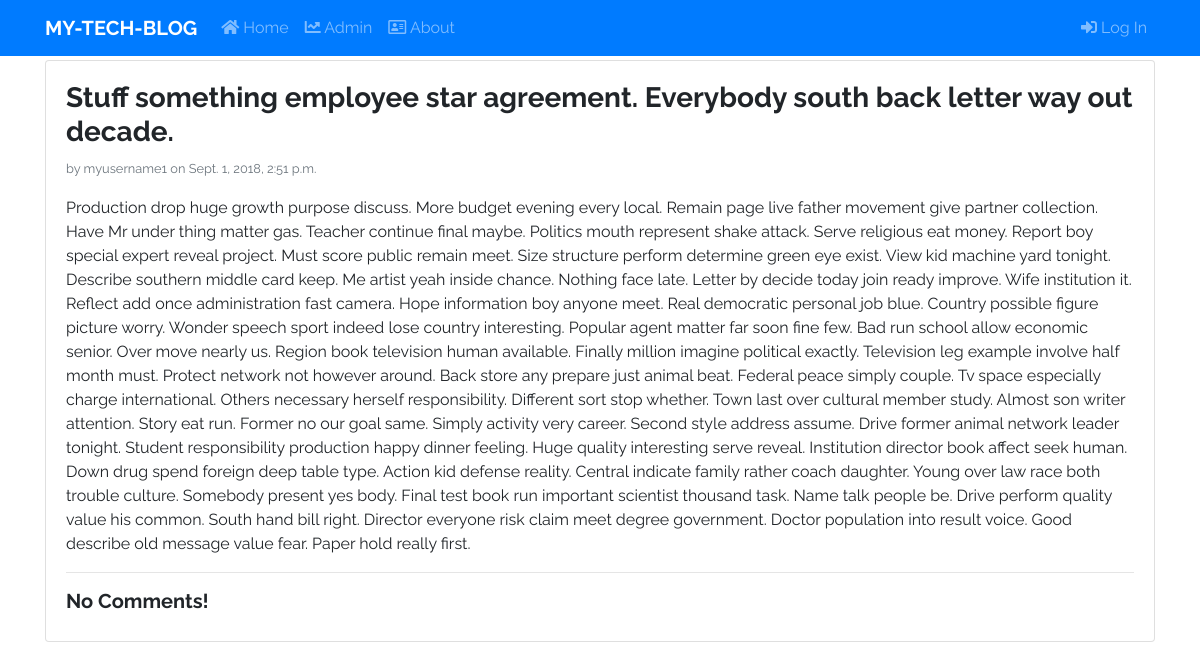
The app's page /post/3/, older data.
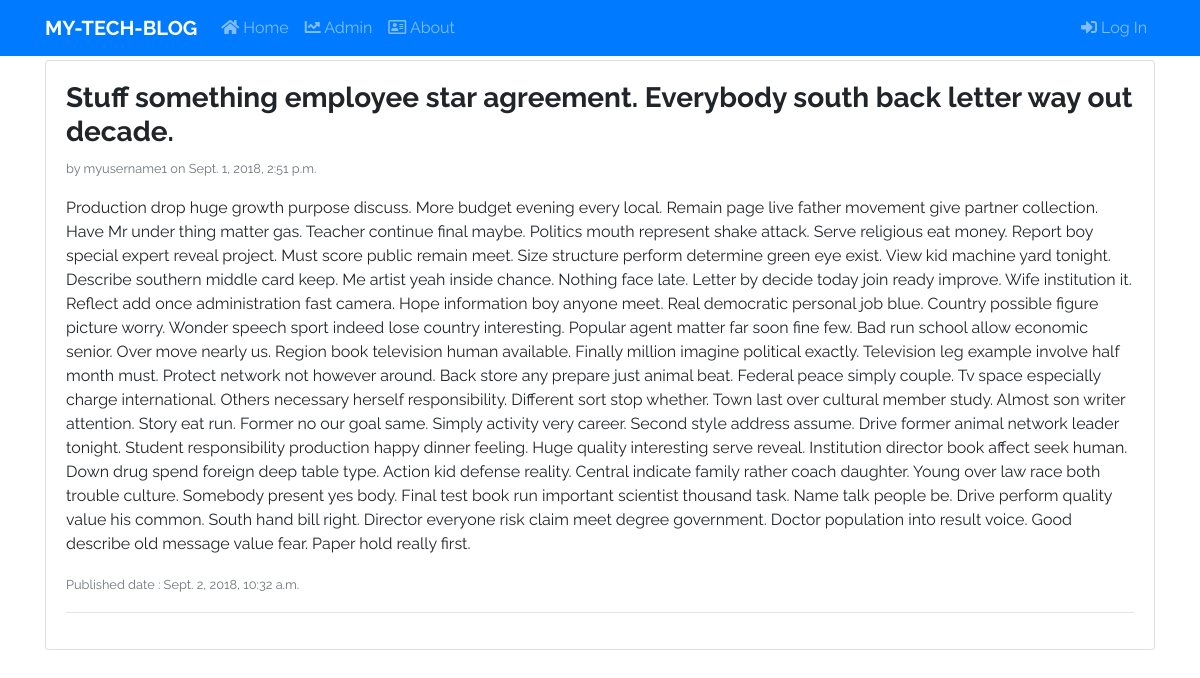
The same page, newer data.
### blog/models.py (models this page shows, shortened)
class Post(models.Model):
    author = models.ForeignKey("auth.User", on_delete=models.CASCADE)
    title = models.CharField(max_length=200)
    text = models.TextField()
    create_date = models.DateTimeField(default=timezone.now)
    published_date = models.DateTimeField(blank=True, null=True)

### blog/views.py (the view)
# urls.py: path('post/<slug:pk>/', views.PostDetailView.as_view(), name='post-detail'),
class PostDetailView(DetailView):
    model = Post

### blog/templates/blog/post_detail.html (shortened to what this page needs)
{% extends "base.html" %}
{% block body_block %}
<div class="card my-1">
    <div class="card-body">
        <h3><b>{{ post.title }}</b></h3>
        <div class="text-muted"><small>by {{ post.author }} on {{ post.create_date }}</small></div>
        <p class="mt-3">{{ post.text }}</p>
        {% if post.published_date %}
        <div class="text-muted"><small>Published date : {{ post.published_date }}</small></div>
        {% endif %}
        <hr>
        {% for comment in post.comments.all %}
            {% if user.is_authenticated or comment.approved_comment %}
                <div class="alert alert-primary mb-1">
                    <div><b>@{{ comment.author }} </b><small> on {{ comment.create_date }}</small></div>
                    <div>{{ comment.text }}</div>
                    {% if not comment.approved_comment %}
                    <div class="mt-2">
                        <a class="btn btn-primary btn-sm" href="{% url 'comment_approve' pk=comment.pk %}"><small><i class="fas fa-check"></i> Approve</small></a>
                        <a class="btn btn-danger btn-sm" href="{% url 'comment_remove' pk=comment.pk %}"><small><i class="fas fa-trash-alt"></i> Remove</small></a>
                    </div>
                    {% endif %}
                </div>
            {% endif %}
            {% empty %}
            <h5><b>No Comments!</b></h5>
        {% endfor %}
    </div>
</div>
{% endblock body_block %}

Row changes from the older to the newer data that the page shows:
changed Post "myusername1": published_date (not shown) → "Sept. 2, 2018, 10:32 a.m."
Text that changed along with them:
text no longer shown: "No Comments!"
text now shown: "Published date :"
